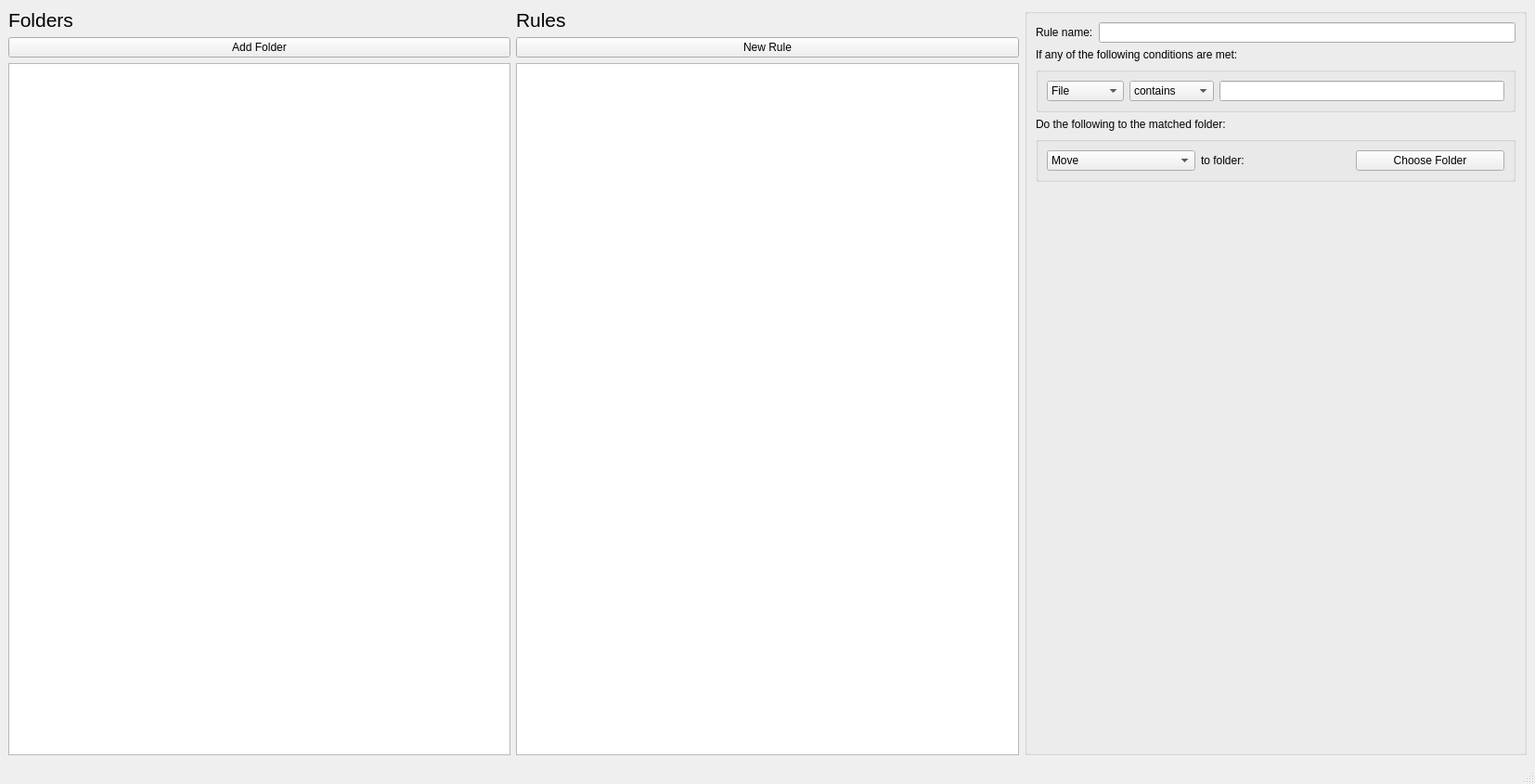
<?xml version="1.0" encoding="UTF-8"?>
<ui version="4.0">
 <class>MainWindow</class>
 <widget class="QMainWindow" name="MainWindow">
  <property name="geometry">
   <rect>
    <x>0</x>
    <y>0</y>
    <width>1654</width>
    <height>845</height>
   </rect>
  </property>
  <property name="windowTitle">
   <string>MainWindow</string>
  </property>
  <widget class="QWidget" name="centralwidget">
   <layout class="QHBoxLayout" name="horizontalLayout">
    <item>
     <layout class="QVBoxLayout" name="verticalLayout">
      <item>
       <widget class="QLabel" name="folderLabel">
        <property name="font">
         <font>
          <pointsize>16</pointsize>
         </font>
        </property>
        <property name="text">
         <string>Folders</string>
        </property>
       </widget>
      </item>
      <item>
       <widget class="QPushButton" name="addFolderBtn">
        <property name="text">
         <string>Add Folder</string>
        </property>
       </widget>
      </item>
      <item>
       <widget class="QListView" name="folderView"/>
      </item>
     </layout>
    </item>
    <item>
     <layout class="QVBoxLayout" name="ruleViewer">
      <item>
       <widget class="QLabel" name="label">
        <property name="font">
         <font>
          <pointsize>16</pointsize>
         </font>
        </property>
        <property name="text">
         <string>Rules</string>
        </property>
       </widget>
      </item>
      <item>
       <widget class="QPushButton" name="addRuleBtn">
        <property name="text">
         <string>New Rule</string>
        </property>
       </widget>
      </item>
      <item>
       <widget class="QListWidget" name="ruleView"/>
      </item>
     </layout>
    </item>
    <item>
     <widget class="QGroupBox" name="ruleEditor">
      <layout class="QVBoxLayout" name="verticalLayout_3">
       <item>
        <layout class="QHBoxLayout" name="ruleNameViewer">
         <item>
          <widget class="QLabel" name="ruleNameLabel">
           <property name="text">
            <string>Rule name:</string>
           </property>
          </widget>
         </item>
         <item>
          <widget class="QLineEdit" name="ruleNameEdit"/>
         </item>
        </layout>
       </item>
       <item>
        <widget class="QLabel" name="ifLabel">
         <property name="text">
          <string>If any of the following conditions are met:</string>
         </property>
        </widget>
       </item>
       <item>
        <widget class="QGroupBox" name="ifViewer">
         <layout class="QHBoxLayout" name="horizontalLayout_3">
          <item>
           <widget class="QComboBox" name="ruleComboBox">
            <item>
             <property name="text">
              <string>File</string>
             </property>
            </item>
            <item>
             <property name="text">
              <string>Extension</string>
             </property>
            </item>
           </widget>
          </item>
          <item>
           <widget class="QComboBox" name="verbComboBox">
            <item>
             <property name="text">
              <string>contains</string>
             </property>
            </item>
            <item>
             <property name="text">
              <string>is</string>
             </property>
            </item>
            <item>
             <property name="text">
              <string>begins with</string>
             </property>
            </item>
           </widget>
          </item>
          <item>
           <widget class="QLineEdit" name="lineEdit"/>
          </item>
         </layout>
        </widget>
       </item>
       <item>
        <widget class="QLabel" name="thenLabel">
         <property name="text">
          <string>Do the following to the matched folder:</string>
         </property>
        </widget>
       </item>
       <item>
        <widget class="QGroupBox" name="thenGroupBox">
         <layout class="QHBoxLayout" name="horizontalLayout_2">
          <item>
           <widget class="QComboBox" name="actionComboBox">
            <item>
             <property name="text">
              <string>Move</string>
             </property>
            </item>
           </widget>
          </item>
          <item>
           <widget class="QLabel" name="toFolderLabel">
            <property name="text">
             <string>to folder:</string>
            </property>
           </widget>
          </item>
          <item>
           <widget class="QPushButton" name="destBtn">
            <property name="text">
             <string>Choose Folder</string>
            </property>
           </widget>
          </item>
         </layout>
        </widget>
       </item>
       <item>
        <spacer name="verticalSpacer">
         <property name="orientation">
          <enum>Qt::Orientation::Vertical</enum>
         </property>
         <property name="sizeHint" stdset="0">
          <size>
           <width>20</width>
           <height>40</height>
          </size>
         </property>
        </spacer>
       </item>
      </layout>
     </widget>
    </item>
   </layout>
  </widget>
  <widget class="QStatusBar" name="statusBar"/>
 </widget>
 <resources/>
 <connections/>
</ui>
